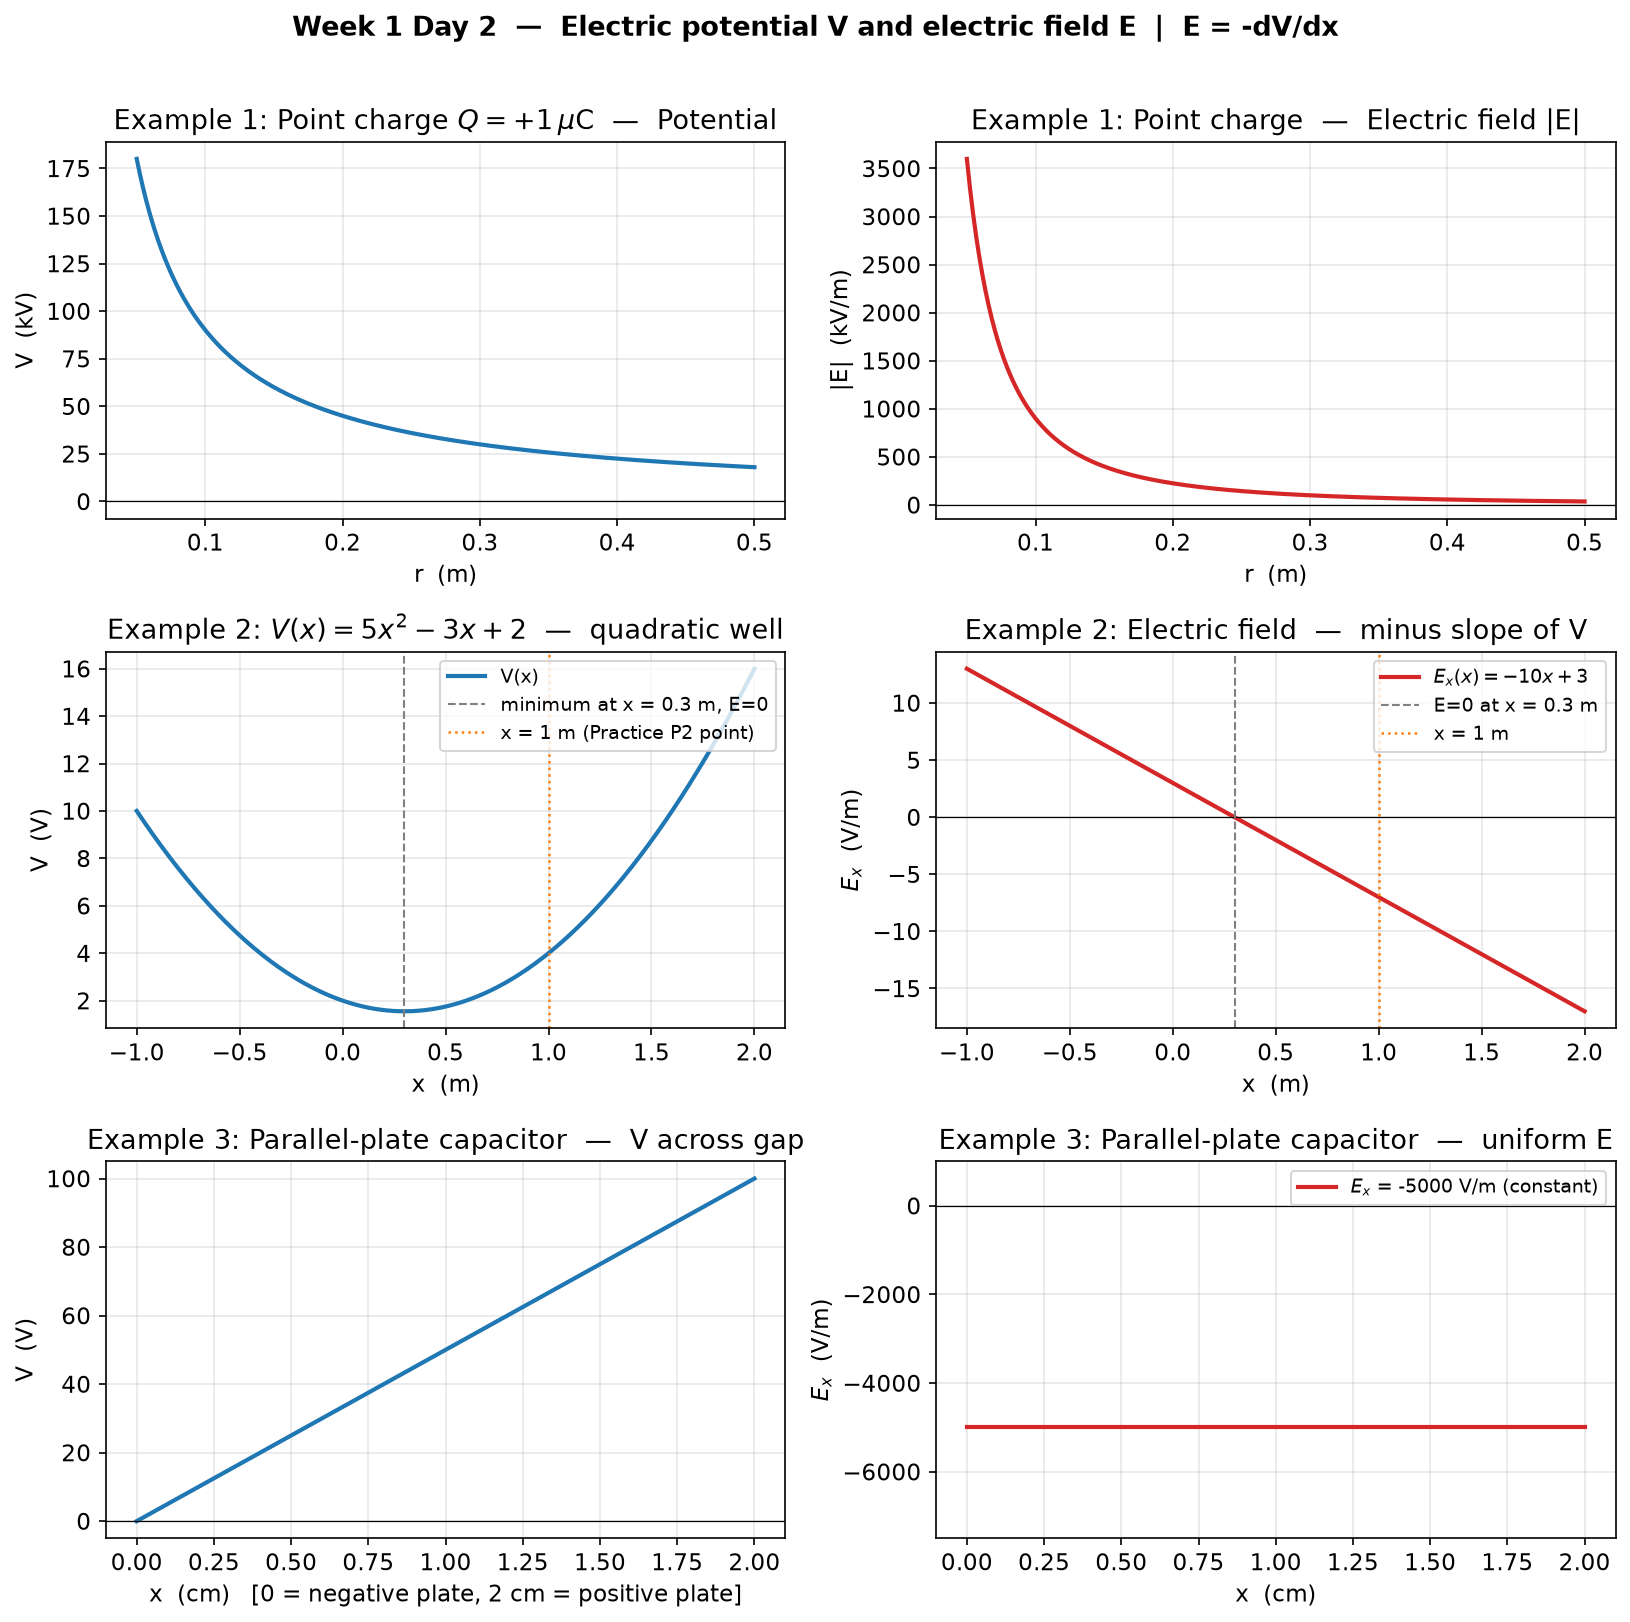

Source code (Python):
"""
electric_field_potential.py
Week 1 Day 2 — Electric field and potential visualisation.

Plots three 1D examples to build intuition for E_x = -dV/dx:
  1. Point charge: V(r) and |E(r)| on a line avoiding r=0.
  2. Linear potential V(x) = 5*x**2 - 3*x + 2 (same as Practice P2):
     shows E pointing down the V-hill.
  3. Parallel-plate capacitor (uniform E region + fringe-free model):
     V(x) is linear inside the gap, so E is constant and points -x.

Every example prints a short physical interpretation.
"""

import numpy as np
import matplotlib.pyplot as plt

# Use a clean style
plt.rcParams.update({
    "figure.figsize": (10, 8),
    "axes.grid": True,
    "grid.alpha": 0.3,
    "font.size": 11,
})

# Physical constant used in Example 1
k_coulomb = 9.0e9   # 1/(4 pi epsilon_0), N*m^2/C^2


def example1_point_charge(ax_v, ax_e):
    """V(r) and E(r) for a +1 muC point charge along a radial line."""
    Q = 1.0e-6  # 1 microcoulomb
    r = np.linspace(0.05, 0.5, 400)  # avoid r=0 singularity
    V = k_coulomb * Q / r            # volts, V(infty)=0
    E = k_coulomb * Q / r ** 2       # V/m, radial outward

    ax_v.plot(r, V / 1000.0, color="tab:blue", lw=2)
    ax_v.set_title("Example 1: Point charge $Q=+1\\,\\mu$C  —  Potential")
    ax_v.set_xlabel("r  (m)")
    ax_v.set_ylabel("V  (kV)")
    ax_v.axhline(0, color="k", lw=0.6)

    ax_e.plot(r, E / 1000.0, color="tab:red", lw=2)
    ax_e.set_title("Example 1: Point charge  —  Electric field |E|")
    ax_e.set_xlabel("r  (m)")
    ax_e.set_ylabel("|E|  (kV/m)")
    ax_e.axhline(0, color="k", lw=0.6)

    # Numerical checks at r = 0.1 m
    r_check = 0.1
    V_check = k_coulomb * Q / r_check
    E_check = k_coulomb * Q / r_check ** 2
    print("=== Example 1: point charge ===")
    print(f"At r = {r_check} m:  V = {V_check:.3e} V  ({V_check/1000:.1f} kV)")
    print(f"At r = {r_check} m:  E = {E_check:.3e} V/m  ({E_check/1000:.0f} kV/m)")
    print("V falls as 1/r, E falls as 1/r^2.  Close to the charge both diverge.")
    print()


def example2_quadratic_potential(ax_v, ax_e):
    """V(x) = 5 x^2 - 3 x + 2, E_x = -dV/dx = -10 x + 3 (Practice P2)."""
    x = np.linspace(-1.0, 2.0, 600)
    V = 5.0 * x ** 2 - 3.0 * x + 2.0
    E_x = -10.0 * x + 3.0

    # Find minimum of V (where E_x = 0 -> x = 0.3)
    x_min = 0.3
    V_min = 5.0 * x_min ** 2 - 3.0 * x_min + 2.0

    ax_v.plot(x, V, color="tab:blue", lw=2, label="V(x)")
    ax_v.axvline(x_min, color="gray", ls="--", lw=1,
                 label=f"minimum at x = {x_min} m, E=0")
    ax_v.axvline(1.0, color="tab:orange", ls=":", lw=1.2,
                label="x = 1 m (Practice P2 point)")
    ax_v.set_title("Example 2: $V(x)=5x^2-3x+2$  —  quadratic well")
    ax_v.set_xlabel("x  (m)")
    ax_v.set_ylabel("V  (V)")
    ax_v.legend(loc="upper right", fontsize=9)

    ax_e.plot(x, E_x, color="tab:red", lw=2, label="$E_x(x) = -10x+3$")
    ax_e.axhline(0, color="k", lw=0.6)
    ax_e.axvline(x_min, color="gray", ls="--", lw=1, label="E=0 at x = 0.3 m")
    ax_e.axvline(1.0, color="tab:orange", ls=":", lw=1.2, label="x = 1 m")
    ax_e.set_title("Example 2: Electric field  —  minus slope of V")
    ax_e.set_xlabel("x  (m)")
    ax_e.set_ylabel("$E_x$  (V/m)")
    ax_e.legend(loc="upper right", fontsize=9)

    print("=== Example 2: quadratic potential (Practice P2) ===")
    print(f"V(x) is a parabola with minimum at x = {x_min} m, V_min = {V_min:.2f} V")
    print(f"At x = 1 m: V = {5-3+2} V,  E_x = {-10+3} V/m (points -x, i.e. 'downhill')")
    print("Key intuition: E points from HIGH V to LOW V (down the slope of V).")
    print("Where V is flat (dV/dx=0), E = 0.  That is the 'bottom of the hill'.")
    print()


def example3_parallel_plate(ax_v, ax_e):
    """Ideal parallel-plate capacitor (no fringing): V(x) linear, E uniform."""
    d = 0.02  # 2 cm gap
    V0 = 100.0  # 100 V across plates
    x = np.linspace(0.0, d, 300)

    # V(x): 0 at x=0 (negative plate), V0 at x=d (positive plate)
    V = (V0 / d) * x
    # E points from + plate to - plate, i.e. in -x direction here, magnitude V0/d
    E_x = -V0 / d * np.ones_like(x)
    E_mag = V0 / d

    x_cm = x * 100.0  # convert to cm for display
    ax_v.plot(x_cm, V, color="tab:blue", lw=2)
    ax_v.axhline(0, color="k", lw=0.6)
    ax_v.set_title("Example 3: Parallel-plate capacitor  —  V across gap")
    ax_v.set_xlabel("x  (cm)   [0 = negative plate, 2 cm = positive plate]")
    ax_v.set_ylabel("V  (V)")

    ax_e.plot(x_cm, E_x, color="tab:red", lw=2,
              label=f"$E_x$ = {E_x[0]:.0f} V/m (constant)")
    ax_e.axhline(0, color="k", lw=0.6)
    ax_e.set_title("Example 3: Parallel-plate capacitor  —  uniform E")
    ax_e.set_xlabel("x  (cm)")
    ax_e.set_ylabel("$E_x$  (V/m)")
    ax_e.legend(loc="upper right", fontsize=9)
    ax_e.set_ylim(E_x[0] * 1.5, -E_x[0] * 0.2)

    print("=== Example 3: parallel-plate capacitor ===")
    print(f"Gap d = {d*100:.1f} cm, voltage V0 = {V0:.0f} V")
    print(f"Uniform field |E| = V0/d = {E_mag:.0f} V/m, pointing from + plate to - plate")
    print("Inside an ideal capacitor V varies LINEARLY  =>  dV/dx = constant  =>  E is uniform.")
    print("In a conductor at equilibrium E = 0, so V must be constant (the flat plateau on either side).")
    print()


def main():
    fig, axes = plt.subplots(3, 2, figsize=(11, 11))

    example1_point_charge(axes[0, 0], axes[0, 1])
    example2_quadratic_potential(axes[1, 0], axes[1, 1])
    example3_parallel_plate(axes[2, 0], axes[2, 1])

    fig.suptitle("Week 1 Day 2  —  Electric potential V and electric field E  |  E = -dV/dx",
                 fontsize=13, fontweight="bold")
    fig.tight_layout(rect=[0, 0, 1, 0.97])

    out_path = "python/week01/electric_field_potential.png"
    plt.savefig(out_path, dpi=150, bbox_inches="tight")
    print(f"Saved figure to: {out_path}")
    plt.show()


if __name__ == "__main__":
    main()
